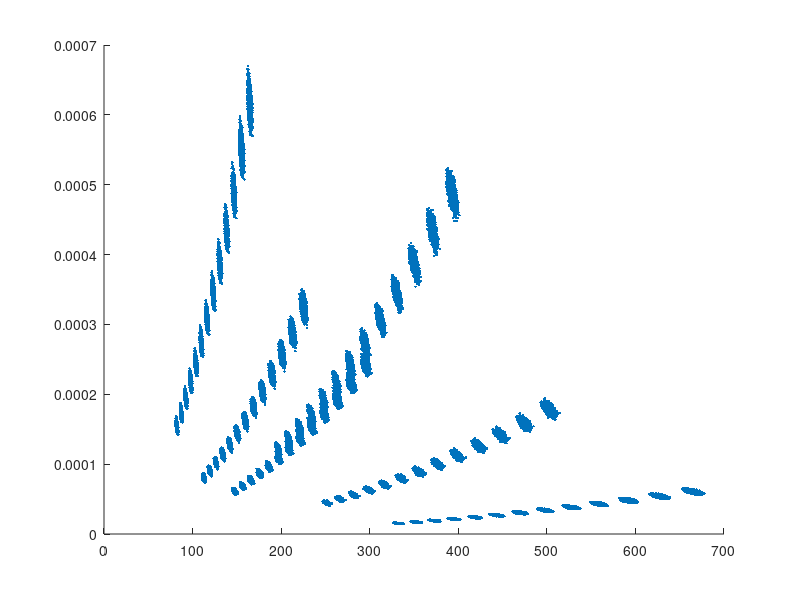

Source code (MATLAB): (Note: this script raises an error after producing the figure.)
clear all;
addpath ~/repositories/guitar_string_finger_and_pluck_estimation/icassp_plucking_estimation/MATLAB/util/
%close all;
for iiii=1:5000
%% Initialise parameters
%%%%%%%%%%%%%%%%%%%%%%%%%%%%%%%%%%%%%%%%%%%%%%%%%%%%%%%%%%%
%% Pluck position and displacement
P = 1 / 3; 	
force = .05;

L0 = 0.6411 + [1 2 9 4 5 2]'* 1e-3; % distance from nut to bridge

numStrings = 6;
strNdx = (1:numStrings)';
numFrets = 12;
fretNdx = (0:numFrets)';
    
%Material properties
Esteel = 2.27e11; % Young's modulus for steel
G = 79.3e9; % known shear modulus steel

rhoCore = 7950; %[kg/m^3]
rhoWrapping = 6000; %[kg/m^3]

dFull = [.010; .013; .0172; .026; .036; .046] * 0.0254; %full diameter for the  strings
dCore = [.010; .013; .0172; .0146; .016; .018] * 0.0254; %core diameter without wrapping

T0 = [16.5; 16; 17.5; 18.5; 20; 17;]*4.45;

%%%%%%%%%%%%%%%%%%%%%%%%%%%%%%%%%%%%%%%%%%%%%%%%%%%%%%%%%
% Add noise to length
L0 = L0.*2.^(-fretNdx'/12);
L0=L0+randn(size(L0)).*L0*0.001;

% Add noise to T0
T0=T0+randn(size(T0)).*T0*0.01;

% Add noise to dCore
dCore=dCore+randn(size(dCore)).*dCore*0.005;

% Add noise to dWrapping
dWrapping = (dFull - dCore) / 2; %diameter of wrapping wire
dWrapping=dWrapping+randn(size(dWrapping)).*dWrapping*0.005;

% Add noise to plucking force
force=force+randn(size(force)).*force*.00001;




%%%%%%%%%%%%%%%%%%%%%
% calculate B and f0

ACore = (pi*(dCore/2).^2);% (pi * dCore.^2) / 4; %Crosssection core [m^2]

% Mass-per-unit length
mu = ACore .* rhoCore + rhoWrapping * ((2 * dWrapping + dCore).^2 - dCore.^2) * (pi / 4);

% Calculating deltaL from material properties
D = dCore + dWrapping;
TcOverTw = (8 * ACore .* D.^3 .* Esteel) ./ (G * dWrapping.^5);
Tc = T0 ./ ((1 ./ TcOverTw) + 1);
Tw = T0 ./ (TcOverTw + 1);
deltaL = (L0 .* Tc) ./ (ACore * Esteel + Tc);

%calculate effective Young's modulus for all strings
E = (Tc ./ ACore) ./ (deltaL ./ (L0 - deltaL));
Eeff = (T0 ./ ACore) ./ (deltaL ./ (L0 - deltaL));

% Transverse Displacement [Abbot, Strings in the 16th and 17th Centuries, 1974, Appendix 3]
deltaP = ((L0 * P .* force .* (1-P)) ./ T0).^2; 

% Length extension
deltaDeltaL = sqrt((P .* L0).^2 + deltaP.^2) + sqrt(((1 - P).*L0).^2 + deltaP.^2) - L0;

% Displacement as if plucked in the middle (retaining the length extension)
deltaHalf = sqrt((deltaDeltaL.^2 + deltaDeltaL .* L0 * 2) / 4);

%% Calculate inharmonicity factor
K = (pi^3 * Eeff .* dCore.^2) ./ (16 * T0 .* L0.^2);

%K = -(pi^3 * Eeff .* dCore.^2) ./ (16 * T0 .* L0.^1);

% B is a sum of intrinsic and pluck deflection
BIntrinsic(:,:,iiii) = (K ./ 4) .* dCore.^2;
BPluck(:,:,iiii) = ((K * 3) ./ 8) .* deltaHalf.^2;

f0(:,:,iiii) = sqrt(T0./mu)./L0/2;

end
BMixed = BIntrinsic + BPluck;
BSimulations = BMixed;
pitchSimulations = f0;
w0 = f0;

figure(28); hold on; plot((f0(:)),(BMixed(:)),'.');

% test the classifier
size(w0)
size(BMixed)
K = size(w0,1)*size(w0,2)
kk=0;
featureMatrix=[];
model=[];
for strings=6:-1:1
    for frets=1:13
    kk=kk+1;
    featureMatrix(:,:,kk) = [squeeze(w0(strings,frets,:)) squeeze(BMixed(strings,frets,:))];
    model.mu(:,kk) = mean(featureMatrix(:,:,kk));
    model.Sigma(:,:,kk) = cov(featureMatrix(:,:,kk));
    model.w(kk)=1/K;
    end
end

% capture an observation
load ~/repositories/guitar_string_finger_and_pluck_estimation/util/inharmonicity/mats/BMean_Firebrand_40ms_weightingSquared.mat	

kk=0;
errCounts = 0;
for BB = 1:size(BTable,3)
    w0 = f0Table(:,:,BB)';
    B = BTable(:,:,BB)';

    for trueString = 1:6,
        for trueFret = 0:12

        x = [w0(trueString,trueFret+1); B(trueString,trueFret+1)];

        [sC, fC] = icassp19_obtain_pitch_candidates(x(1),w0);
        ndx = (sC*13)-12+fC;
        cntCandidates=0;
        
        % x = x./[675 6.5e-4]'; % for Euclidean distance 

        for ndx = (sC*13)-12+fC
            mu = model.mu(:,ndx);
            %mu = mu./[675 6.5e-4]'; % for euclidean distance
            C = model.Sigma(:,:,ndx);
            P = model.w(ndx);

            %% Classifier
            cntCandidates=cntCandidates+1;
            [J(cntCandidates)] = max(-log(det(C)) + 2*log(P) ...
                               - mu'*inv(C)*mu + 2*x'*inv(C)*mu - x'*inv(C)*x);
%                           
%             euclideanDistance(cntCandidates)   = norm(x-mu);

        end
        [~,I] = max(J); 
%        [~,I] = min(euclideanDistance); % for Euclidean distance

        clear J euclideanDistance;
%             stringEstimate(trueString,fretNdx,recDir) = sC(I);
%             fretEstimate(trueString,fretNdx,recDir) = fC(I);
        
        
        kk=kk+1;
        stringEstimate(kk) = sC(I);
        fretEstimate(kk) = fC(I);

        if fretEstimate(kk) == -1, fretOptions=[1:13]; fretEstimate(kk)=fretOptions(end-1); stringEstimate(kk)=stringEstimate(kk)-1;end
            if trueFret~=fretEstimate(kk)
                errCounts = errCounts+1;
                fprintf('--------------\n%5.0f %5.0f\n%5.0f %5.0f\n--------------\n' ...
                    ,trueString,stringEstimate(kk),trueFret,fretEstimate(kk))
            end
        end
    end
    figure(28); plot((w0),(B),'k.'), hold on;
end
    xlabel('\omega_0  [Hz]'); 
    ylabel('$B [\cdot]$','Interpreter','latex');